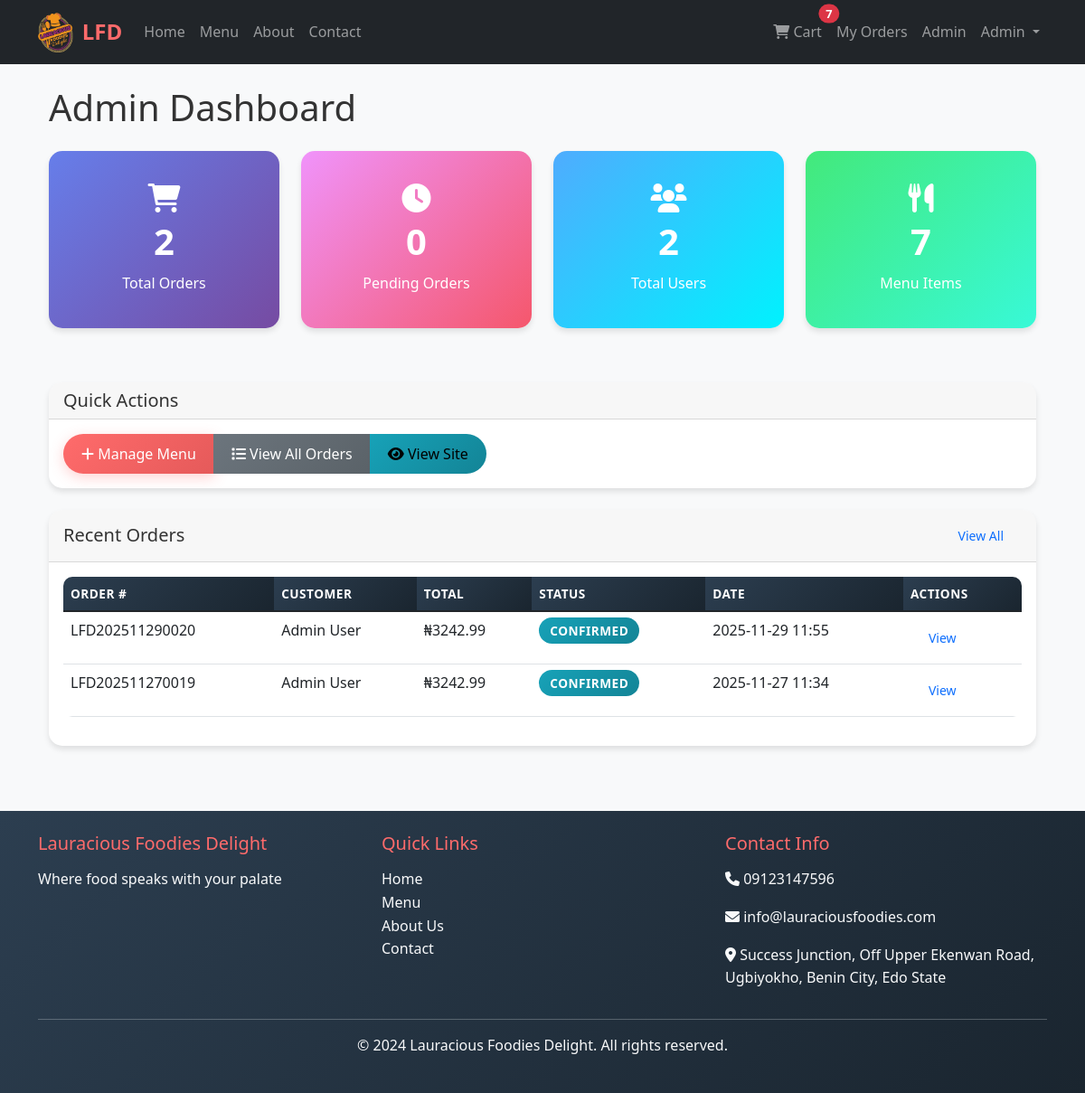
The page /admin/dashboard (signed in) on the database as committed earlier.
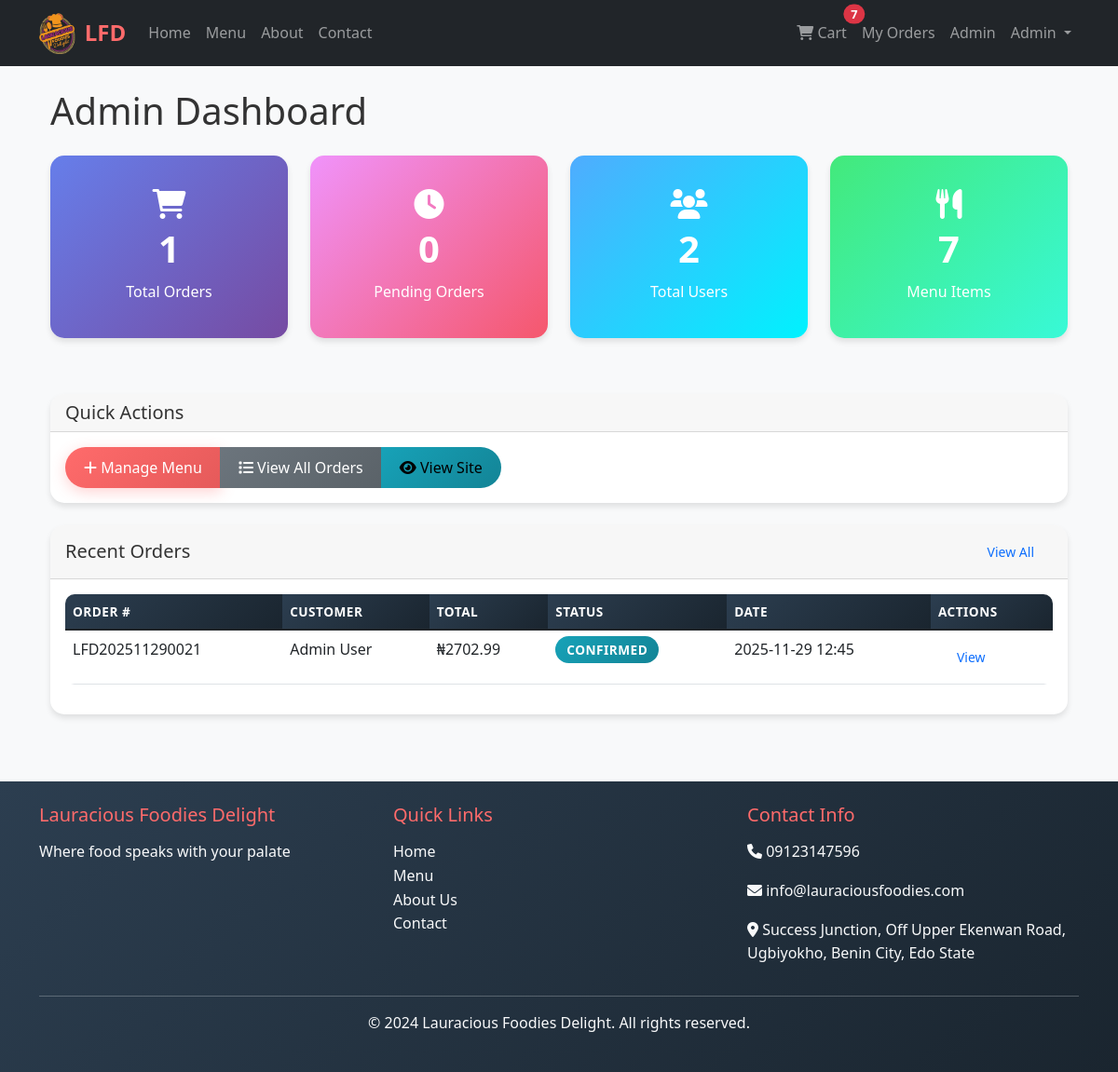
The same page on the database as committed later.
### app/models.py (models this page shows, shortened)
class Order(db.Model):
    id = db.Column(db.Integer, primary_key=True)
    order_number = db.Column(db.String(20), unique=True, nullable=False)
    customer_id = db.Column(db.Integer, db.ForeignKey('user.id'), nullable=False)
    total_amount = db.Column(db.Float, nullable=False, default=0.0)
    status = db.Column(db.String(20), default='pending')
    payment_method = db.Column(db.String(50))
    delivery_address = db.Column(db.Text)
    phone_number = db.Column(db.String(20))
    notes = db.Column(db.Text)
    created_at = db.Column(db.DateTime, default=datetime.utcnow)
    updated_at = db.Column(db.DateTime, default=datetime.utcnow, onupdate=datetime.utcnow)
    paystack_ref   = db.Column(db.String(40), unique=True, nullable=True)
    payment_status = db.Column(db.String(20), default='pending')
    order_items = db.relationship('OrderItem', backref='order', lazy='dynamic', cascade='all, delete-orphan')

class User(UserMixin, db.Model):
    id = db.Column(db.Integer, primary_key=True)
    username = db.Column(db.String(80), unique=True, nullable=False)
    email = db.Column(db.String(120), unique=True, nullable=False)
    password_hash = db.Column(db.String(128))
    first_name = db.Column(db.String(50), nullable=False)
    last_name = db.Column(db.String(50), nullable=False)
    phone = db.Column(db.String(20))
    address = db.Column(db.Text)
    is_admin = db.Column(db.Boolean, default=False)
    created_at = db.Column(db.DateTime, default=datetime.utcnow)
    orders = db.relationship('Order', backref='customer', lazy='dynamic')

### app/routes/admin.py (the view)
@bp.route('/dashboard')
def dashboard():
    total_orders = Order.query.count()
    pending_orders = Order.query.filter_by(status='pending').count()
    total_users = User.query.count()
    total_items = MenuItem.query.count()
    recent_orders = Order.query.order_by(Order.created_at.desc()).limit(10).all()
    return render_template('admin/dashboard.html',
                         total_orders=total_orders,
                         pending_orders=pending_orders,
                         total_users=total_users,
                         total_items=total_items,
                         recent_orders=recent_orders)

### app/routes/admin.py (called while the page is built)
@bp.before_request
@login_required
def require_admin():
    if not current_user.is_admin:
        flash('Access denied. Admin privileges required.', 'danger')
        return redirect(url_for('main.index'))

### app/templates/admin/dashboard.html (shortened to what the changed rows need)
{% extends "base.html" %}
{% block content %}
<div class="container-fluid">
    <h1 class="mb-4">Admin Dashboard</h1>
    <div class="row mb-4">
        <div class="col-lg-3 col-md-6 mb-3">
            <div class="card admin-card text-center">
                <div class="card-body">
                    <i class="fas fa-shopping-cart fa-2x mb-2"></i>
                    <h3>{{ total_orders }}</h3>
                    <p class="mb-0">Total Orders</p>
                </div>
            </div>
        </div>
    </div>
    <div class="row">
        <div class="col-12">
            <div class="card">
                <div class="card-body">
                    <div class="table-responsive">
                        <table class="table table-hover">
                            <thead>
                                <tr>
                                    <th>Order #</th>
                                    <th>Customer</th>
                                    <th>Total</th>
                                    <th>Status</th>
                                    <th>Date</th>
                                    <th>Actions</th>
                                </tr>
                            </thead>
                            <tbody>
                                {% for order in recent_orders %}
                                <tr>
                                    <td>{{ order.order_number }}</td>
                                    <td>{{ order.customer.first_name }} {{ order.customer.last_name }}</td>
                                    <td>₦{{ "%.2f"|format(order.total_amount) }}</td>
                                    <td>
                                        <span class="order-status status-{{ order.status }}">{{ order.status.title() }}</span>
                                    </td>
                                    <td>{{ order.created_at.strftime('%Y-%m-%d %H:%M') }}</td>
                                    <td>
                                        <a href="{{ url_for('admin.orders') }}" class="btn btn-sm btn-outline-primary">View</a>
                                    </td>
                                </tr>
                                {% endfor %}
                            </tbody>
                        </table>
                    </div>
                </div>
            </div>
        </div>
    </div>
</div>
{% endblock %}

Rows that differ between the two databases and show on the page:
removed Order: order_number "LFD202511290020", customer.first_name "Admin", customer.last_name "User", total_amount "3242.99", status "CONFIRMED", created_at "2025-11-29 11:55"
removed Order: order_number "LFD202511270019", customer.first_name "Admin", customer.last_name "User", total_amount "3242.99", status "CONFIRMED", created_at "2025-11-27 11:34"
added Order: order_number "LFD202511290021", customer.first_name "Admin", customer.last_name "User", total_amount "2702.99", status "CONFIRMED", created_at "2025-11-29 12:45"
Other text that changed with them:
{{ total_orders }}: "2" → "1"
